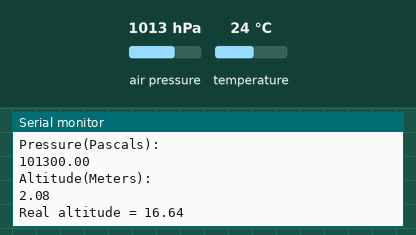
Simulated run of this sketch. Board: Arduino Uno, built with avr-gcc and run on an emulated ATmega328P. On the bench: the last lines printed to the serial monitor. The test bench sets the inputs (shaded band); at power-on: air pressure 1013 hPa, temperature 24 °C.

Above: at 1.2 s.
1.3 s: air pressure set to 1048 hPa
At 2.04 s:
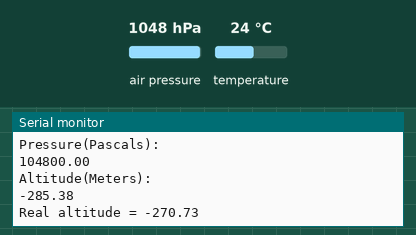
4.4 s: temperature set to 12 °C
5.9 s: air pressure set to 952 hPa
At 6.49 s:
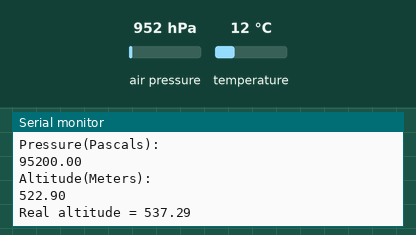
7.4 s: air pressure set to 1000 hPa
At 8.15 s:
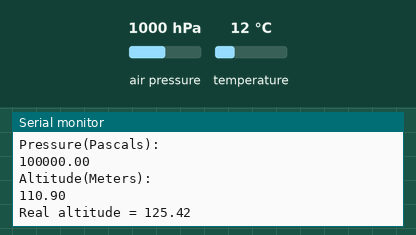
Timing chart, 0 to 10.4 s (numbered marks = the images above; inputs shaded):
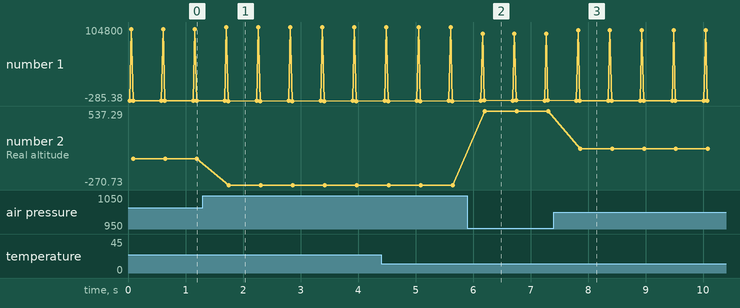

Measured:
- after the input at 1.3 s, the serial monitor: prints a new line after 0.41 s (image 1)
- after the input at 5.9 s, the serial monitor: prints a new line after 0.27 s (image 2)
- after the input at 7.4 s, the serial monitor: prints a new line after 0.43 s (image 3)
- plotted number 1: 2.08 → -285.38 after the input at 1.3 s, -285.38 → 522.9 after the input at 5.9 s, 522.9 → 110.9 after the input at 7.4 s
- plotted number 2: 16.64 → -270.73 after the input at 1.3 s, -270.73 → 537.29 after the input at 5.9 s, 537.29 → 125.42 after the input at 7.4 s

The sketch:

BMP085.ino
```cpp
#include <Wire.h>
#include <Adafruit_BMP085.h>
Adafruit_BMP085 bmp;

void setup()
{
  Serial.begin(9600);
  if(!bmp.begin())
  {
    Serial.println("Error in connections.");
    while(1)
    {

    }
  }
}

void loop()
{
  float t = bmp.readTemperature();
  float p = bmp.readPressure();
  float a = bmp.readAltitude();

  Serial.println("Temperature(Celcius)");
  Serial.println(t);                                           //Print Temperature

  Serial.println("Pressure(Pascals):");
  Serial.println(p);                                           //Print Pressure

  Serial.println("Altitude(Meters):");
  Serial.println(a);                                          //Print Altitude

  Serial.print("Real altitude = ");
  Serial.print(bmp.readAltitude(101500));

  Serial.println();
  delay(500);
}
```
